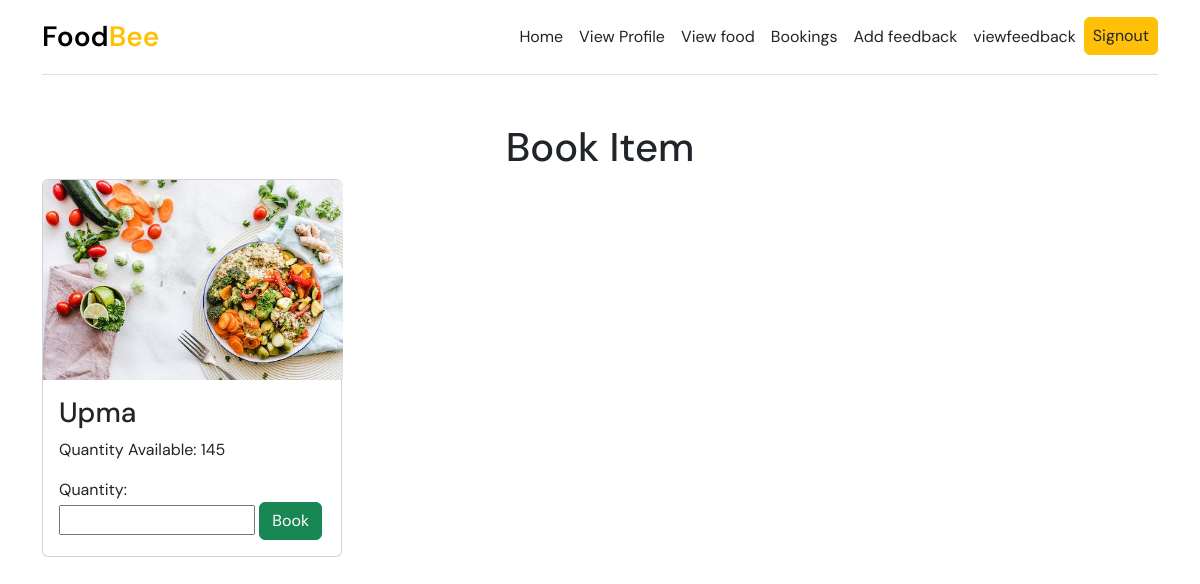
Page /book_item/7/ (signed in) on the committed database.
### catering/models.py (models this page shows, shortened)
class FoodItem(models.Model):
    food_id = models.AutoField(primary_key=True)
    name = models.CharField(max_length=200)
    image = models.ImageField(upload_to="foods", null=True, blank=True)
    catering_name = models.CharField(max_length=200)
    quantity_available = models.IntegerField(default=0)
    quantity_booked = models.IntegerField(default=0)
    booked_by = models.ForeignKey(User, on_delete=models.CASCADE, related_name='booked_items', null=True)
    status = models.CharField(max_length=20, default='Pending')

### catering/views.py (the view, shortened to what this page needs)
# urls.py: path('book_item/<int:food_id>/', views.book_item, name='book_item'),
def book_item(request, food_id):
    food_item = get_object_or_404(FoodItem, pk=food_id)
    if not hasattr(request.user, 'profile'):
        return redirect('create_profile')
    return render(request, 'user/book_food.html', {'food_item': food_item})

### templates/user/book_food.html (shortened to what this page needs)
{% extends "user/viewpage.html" %}
{% load static %}
{% block content %}
<div class="container mt-5">
  <h1 class="text-center">Book Item</h1>
  <div class="row">
    <div class="col-md-6">
      <div class="card mb-3" style="width: 300px;">
        <img src="{{ food_item.image.url }}" class="card-img-top" alt="{{ food_item.name }}" style="height: 200px; width: 300px;">
        <div class="card-body">
          <h3 class="card-title">{{ food_item.name }}</h3>
          <p class="card-text">Quantity Available:
            {% if food_item.quantity_available > 0 %}
              {{ food_item.quantity_available }}
            {% else %}
              <span class="text-danger">0</span>
            {% endif %}
          </p>
          <form method="post" action="{% url 'book_item' food_item.food_id %}">
            <label for="quantity">Quantity:</label>
            <input type="number" name="quantity" id="quantity" required>
            <button type="submit" class="btn btn-success">Book</button>
          </form>
        </div>
      </div>
    </div>
  </div>
</div>
{% endblock %}

### templates/user/viewpage.html (style rules this page uses)
body { font-family: "DM Sans"; }

### rows in the picture
FoodItem: image (picture), name "Upma", quantity_available "145"
